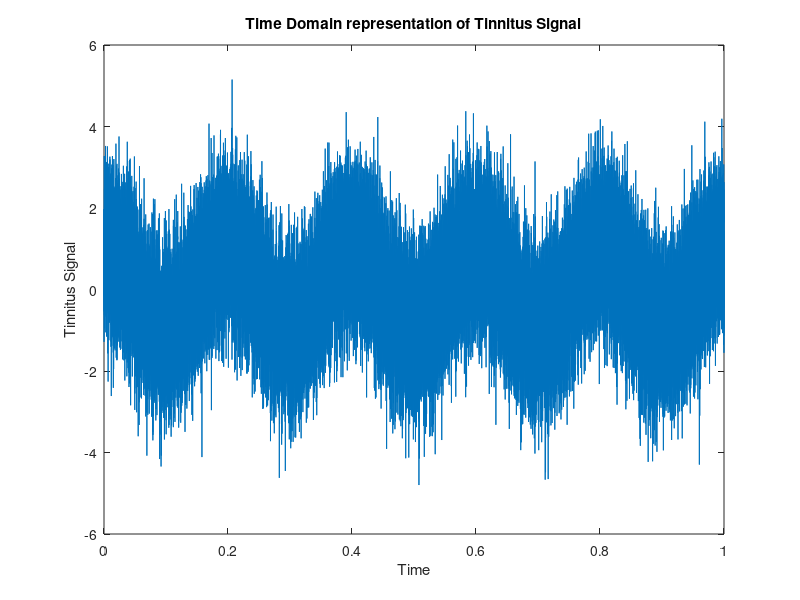
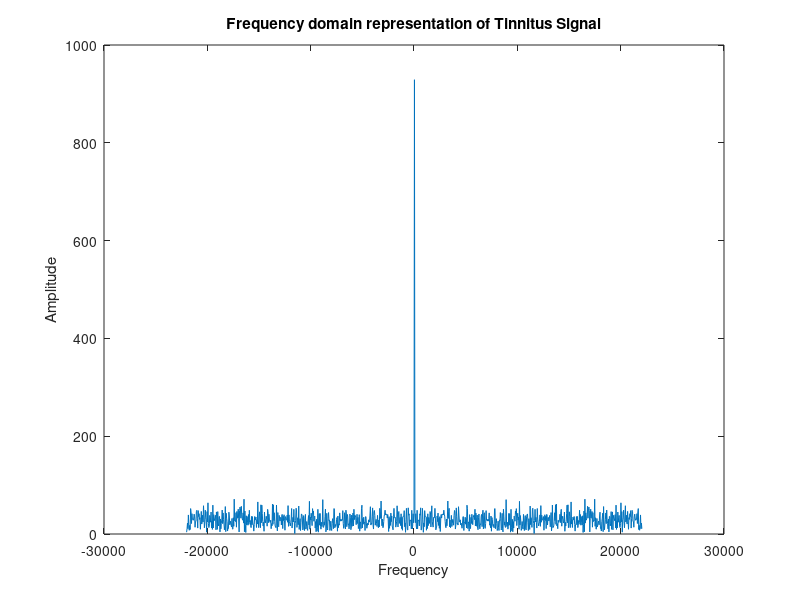
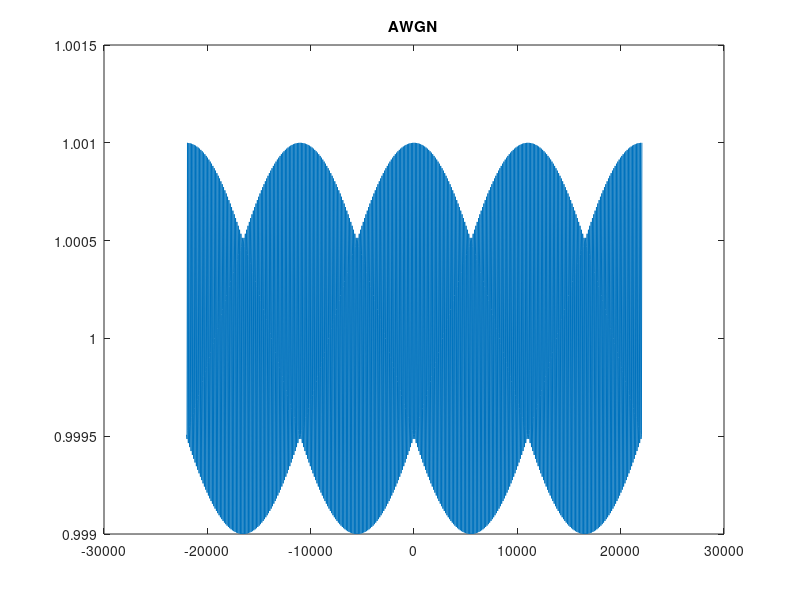
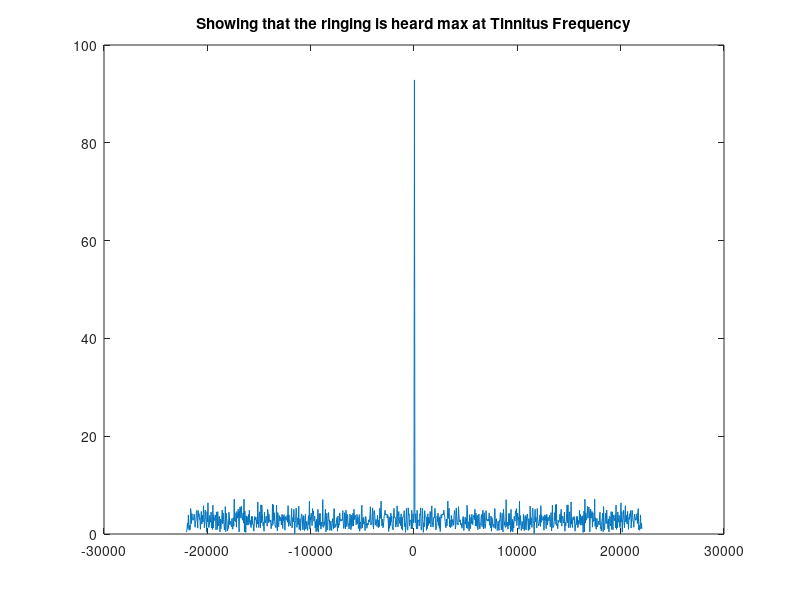

Write the MATLAB code that produced these figures, in order.
% fs = 10e3;
% k=1;
% n = 0 : 1/fs : k - 1/fs ;
% a = 0.7;
% offset = 2 ;
% 
% for i = 1:length(n)
%     model(i) = offset + (n(i) - a)^2 - 0.6*(n(i)-0.2)^8 - 0.6*(abs(n(i)-0.4))^0.5 + 0.5*n(i)^3 ;
% end
% % model(floor(length(n)/3)) = 
% model_noise = model + 0.004*randn([1 , length(n)]);
% 
% figure(1);
% plot(model);
% 
% figure(2);
% plot(model_noise);
% 
% figure(3);
% plot(-10*log10(model_noise-min(model_noise)+0.001));
% 
% noise = randn([1 , length(n)]);
% oscillation = 0.02*sin(2*pi*1e1*n);
% audio = noise + oscillation ;
% figure(4);
% plot(oscillation); 
% 
% figure(5);
% plot(audio);
% 
% figure(6);
% plot(abs(fftshift(fft(noise))));



%Tinnitus Frequency Model
close all 
Fs = 44100;%Playback fequency of Sound 
t = 0:1/Fs:1 ;
prompt = ('Enter Tinnitus Frequency ( Proper Range Hz )')
f_T = input(prompt);
y = cos(2*pi*(f_T)*t) + randn(1,Fs+1)
%Time domain representation of Tinnitus signal 
figure(1)
plot(t,y)
title("Time Domain representation of Tinnitus Signal")
xlabel("Time")
ylabel("Tinnitus Signal")
Yf = fft(y,1024);
freq = -511*Fs/1024:Fs/1024:512*Fs/1024 ;
figure(2)
plot(freq,fftshift(abs(Yf)))
title("Frequency domain representation of Tinnitus Signal")
xlabel("Frequency")
ylabel("Amplitude")
%AWGN + Ringing  
freq_1 = -511*Fs/1024:Fs/1024:512*Fs/1024 ;
A_f = 1*cos(2*pi*0*freq_1)+0.001*cos(2*pi*(f_T)*freq_1);%Ringing Matched with Tinnitus Frequency
figure(3)
plot(freq_1,A_f)
title("AWGN")
figure(4)
plot(freq_1,((fftshift(abs(Yf))).*(A_f))/10)
title("Showing that the ringing is heard max at Tinnitus Frequency")



